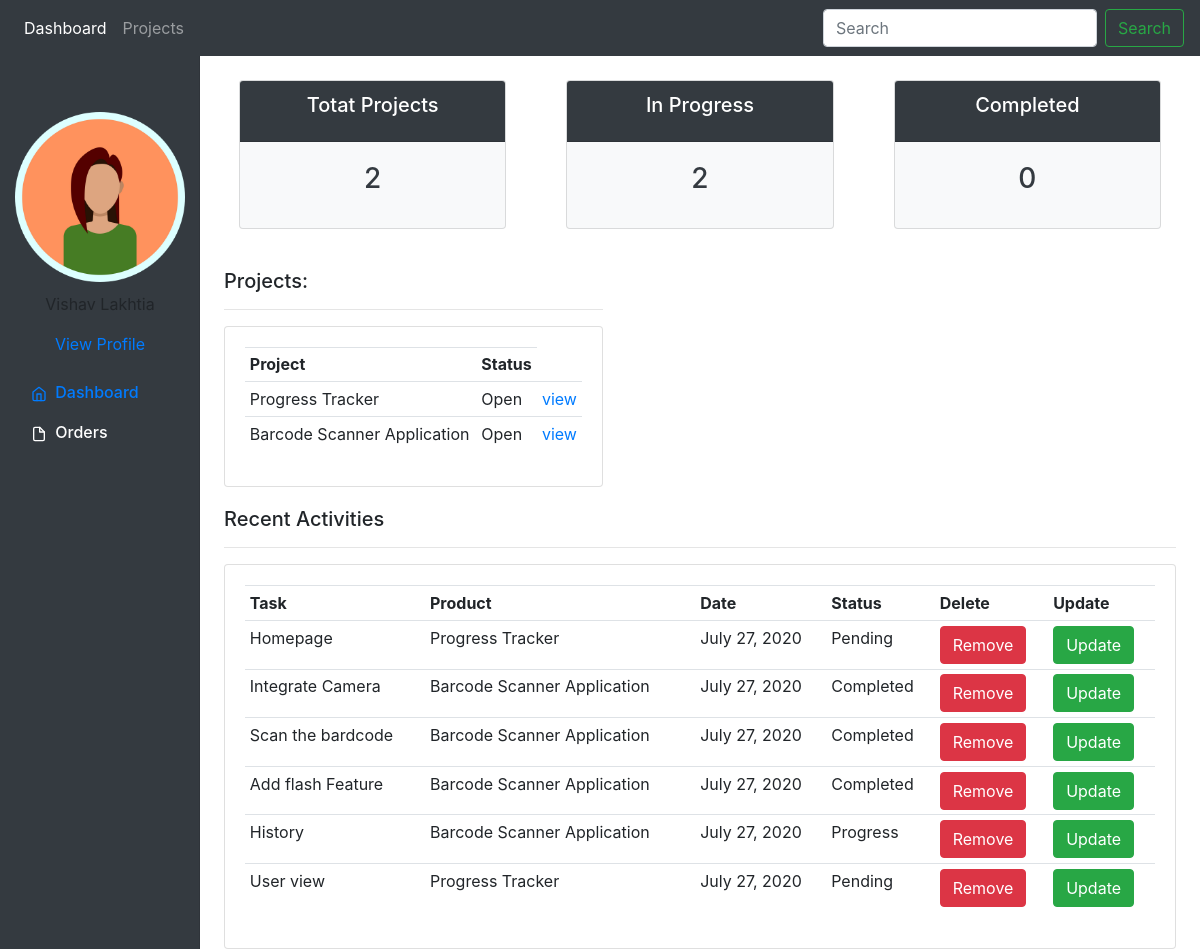
The app's page /dashboard, older data.
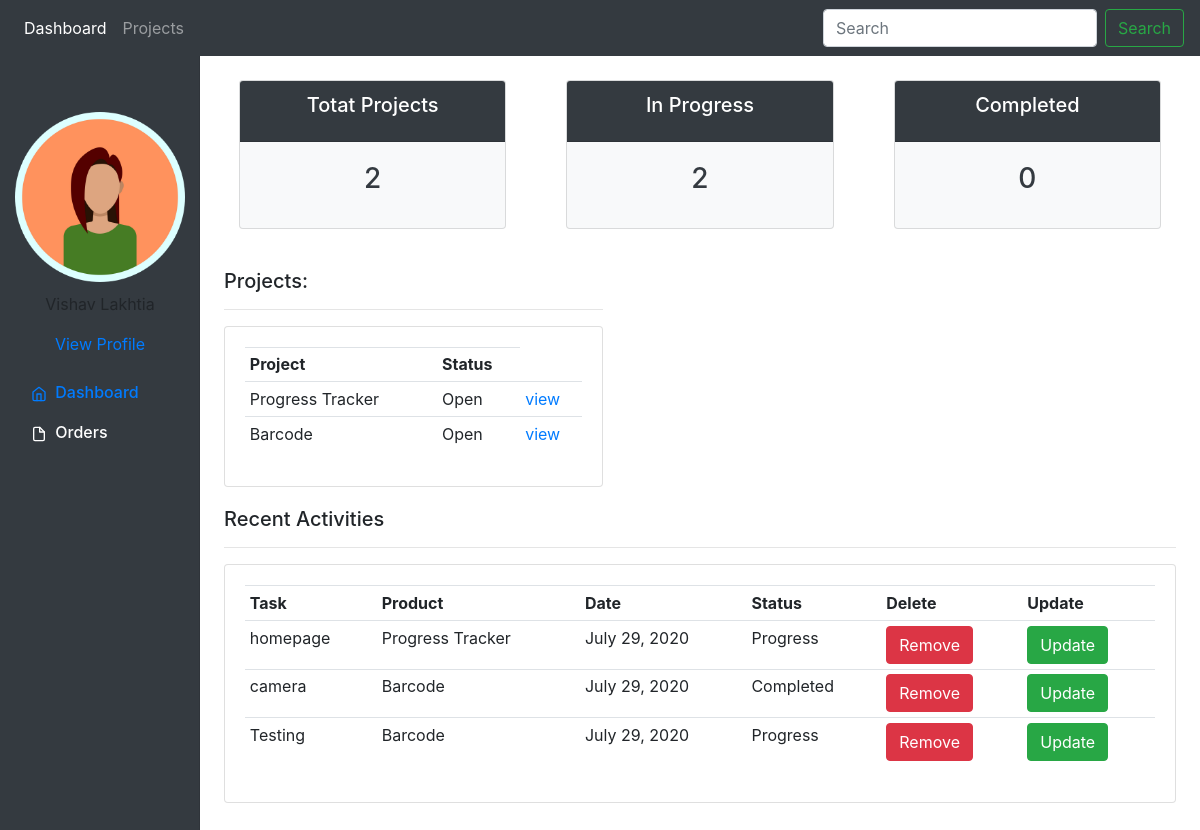
The same page, newer data.
### System/models.py (models this page shows, shortened)
class Project(models.Model):
    PROJECT_STATUS = (
        ("Open", "Open"),
        ("Closed", "Closed")
    )
    name = models.CharField(max_length=50)
    description = models.TextField(max_length=1000)
    date_created = models.DateField(auto_now=True)
    last_updated = models.DateField(auto_now=True)
    status = models.CharField(max_length=200, choices=PROJECT_STATUS, default="Open", null=True)
    created_by = models.ForeignKey("customer", on_delete=models.CASCADE,default=1)
    def __str__(self):
        return f"{self.name}"

class Task(models.Model):
    TASK_STATUS = (
        ("Pending", "Pending"),
        ("Progress", "Progress"),
        ("Completed", "Completed")
    )
    name = models.CharField(max_length=50)
    summary = models.TextField(max_length=1000)
    project = models.ForeignKey("Project", on_delete=models.DO_NOTHING, null=True)
    date_created = models.DateField(auto_now=True)
    status = models.CharField(max_length=200, choices=TASK_STATUS, default="Pending", null=True)

### System/views.py (the view)
# urls.py: path('dashboard', views.dashboard_view, name="dashboard"),
def dashboard_view(request):
    total_projects = Project.objects.all().count()
    progress_projects = Project.objects.filter(status="Open").count()
    project_completed = Project.objects.filter(status="Closed").count()
    tasks = Task.objects.all()
    projects = Project.objects.all()
    return render(request, "dashboard.html", {
        "total_projects": total_projects,
        "Inprogress": progress_projects,
        "Completed": project_completed,
        "projects": projects,
        "tasks": tasks
    })

### System/templates/dashboard.html (shortened to what this page needs)
{% extends "base.html" %}
{% block content %}
{% include "status.html" %}
<br>
<div class="row">
	<div class="col-md-5">
		<h5>Projects:</h5>
		<hr>
		<div class="card card-body">
			<table class="table table-sm">
				<tr>
					<th>Project</th>
					<th>Status</th>
				</tr>
				{% for project in projects %}
					<tr>
						<td>{{project.name}}</td>
						<td>{{project.status}}</td>
						<td><a href="{% url 'project' project.id %}"> view</a></td>
					</tr>
				{% endfor %}
			</table>
		</div>
	</div>
</div>
<div class="row" style="margin-top: 20px">
	<div class="col-md-12">
		<h5>Recent Activities</h5>
		<hr>
		<div class="card card-body">
			<table class="table table-sm">
				<tr>
                    <th>Task</th>
					<th>Product</th>
					<th>Date</th>
					<th>Status</th>
					<th>Delete</th>
					<th>Update</th>
				</tr>
				{% for task in tasks %}
					<tr>
						<td>{{task.name}}</td>
						<td>{{task.project}}</td>
						<td>{{task.date_created}}</td>
						{% if task.status == "1"%}
							<td>Open</td>
						{% else %}
							<td>{{task.status}}</td>
						{% endif %}
						<td><button type="button" class="btn btn-danger" data-toggle="modal" data-target="#deleteModal">Remove</button>
						</td>
						<td><button type="button" class="btn btn-success">Update</button></td>
					</tr>
				{% endfor %}
			</table>
		</div>
	</div>
</div>
{% endblock %}

Row changes from the older to the newer data that the page shows:
removed Project: name "Barcode Scanner Application", status "Open"
removed Task: name "Scan the bardcode", project "Barcode Scanner Application", date_created "July 27, 2020", status "Completed"
removed Task: name "Add flash Feature", project "Barcode Scanner Application", date_created "July 27, 2020", status "Completed"
removed Task: name "History", project "Barcode Scanner Application", date_created "July 27, 2020", status "Progress"
removed Task: name "User view", project "Progress Tracker", date_created "July 27, 2020", status "Pending"
added Project: name "Barcode", status "Open"
changed Task "Progress Tracker": name "Homepage" → "homepage"; date_created "July 27, 2020" → "July 29, 2020"; status "Pending" → "Progress"
changed Task "Completed": name "Integrate Camera" → "camera"; project "Barcode Scanner Application" → "Barcode"; date_created "July 27, 2020" → "July 29, 2020"
added Task: name "Testing", project "Barcode", date_created "July 29, 2020", status "Progress"
